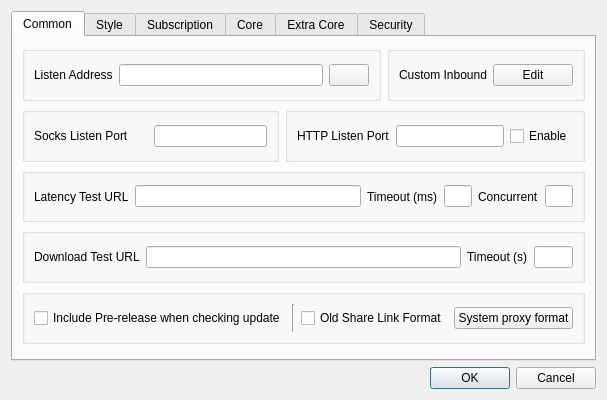
<?xml version="1.0" encoding="UTF-8"?>
<ui version="4.0">
 <class>DialogBasicSettings</class>
 <widget class="QDialog" name="DialogBasicSettings">
  <property name="geometry">
   <rect>
    <x>0</x>
    <y>0</y>
    <width>600</width>
    <height>400</height>
   </rect>
  </property>
  <property name="sizePolicy">
   <sizepolicy hsizetype="Preferred" vsizetype="Preferred">
    <horstretch>0</horstretch>
    <verstretch>0</verstretch>
   </sizepolicy>
  </property>
  <property name="windowTitle">
   <string>Basic Settings</string>
  </property>
  <layout class="QGridLayout" name="gridLayout">
   <item row="8" column="3">
    <widget class="QDialogButtonBox" name="buttonBox">
     <property name="orientation">
      <enum>Qt::Horizontal</enum>
     </property>
     <property name="standardButtons">
      <set>QDialogButtonBox::Cancel|QDialogButtonBox::Ok</set>
     </property>
    </widget>
   </item>
   <item row="2" column="3">
    <widget class="QTabWidget" name="tabWidget">
     <property name="currentIndex">
      <number>0</number>
     </property>
     <widget class="QWidget" name="tab_1">
      <attribute name="title">
       <string>Common</string>
      </attribute>
      <layout class="QVBoxLayout" name="verticalLayout_2">
       <item>
        <layout class="QHBoxLayout" name="hlayout_l1">
         <item>
          <widget class="QGroupBox" name="horizontalGroupBox_3">
           <layout class="QHBoxLayout" name="horizontalLayout_19">
            <item>
             <widget class="QLabel" name="label">
              <property name="text">
               <string>Listen Address</string>
              </property>
             </widget>
            </item>
            <item>
             <widget class="QLineEdit" name="inbound_address"/>
            </item>
            <item>
             <widget class="QPushButton" name="inbound_auth">
              <property name="text">
               <string notr="true"/>
              </property>
             </widget>
            </item>
           </layout>
          </widget>
         </item>
         <item>
          <widget class="QGroupBox" name="groupbox_custom_inbound">
           <layout class="QHBoxLayout" name="horizontalLayout_10">
            <item>
             <widget class="QLabel" name="label_11">
              <property name="text">
               <string>Custom Inbound</string>
              </property>
             </widget>
            </item>
            <item>
             <widget class="QPushButton" name="custom_inbound_edit">
              <property name="text">
               <string>Edit</string>
              </property>
             </widget>
            </item>
           </layout>
          </widget>
         </item>
        </layout>
       </item>
       <item>
        <layout class="QHBoxLayout" name="hlayout_l2">
         <item>
          <widget class="QGroupBox" name="horizontalGroupBox_2">
           <layout class="QHBoxLayout" name="horizontalLayout_13">
            <item>
             <widget class="QLabel" name="inbound_socks_port_l">
              <property name="text">
               <string>Socks Listen Port</string>
              </property>
             </widget>
            </item>
            <item>
             <widget class="QLineEdit" name="inbound_socks_port">
              <property name="sizePolicy">
               <sizepolicy hsizetype="Preferred" vsizetype="Fixed">
                <horstretch>0</horstretch>
                <verstretch>0</verstretch>
               </sizepolicy>
              </property>
             </widget>
            </item>
           </layout>
          </widget>
         </item>
         <item>
          <widget class="QGroupBox" name="groupBox_http">
           <layout class="QHBoxLayout" name="horizontalLayout_16">
            <item>
             <widget class="QLabel" name="label_5">
              <property name="text">
               <string>HTTP Listen Port</string>
              </property>
             </widget>
            </item>
            <item>
             <widget class="QLineEdit" name="inbound_http_port">
              <property name="sizePolicy">
               <sizepolicy hsizetype="Preferred" vsizetype="Fixed">
                <horstretch>0</horstretch>
                <verstretch>0</verstretch>
               </sizepolicy>
              </property>
             </widget>
            </item>
            <item>
             <widget class="QCheckBox" name="http_enable">
              <property name="text">
               <string>Enable</string>
              </property>
             </widget>
            </item>
           </layout>
          </widget>
         </item>
        </layout>
       </item>
       <item>
        <widget class="QGroupBox" name="groupBox1">
         <layout class="QHBoxLayout" name="horizontalLayout_9" stretch="0,8,0,1,0,1">
          <item>
           <widget class="QLabel" name="label_13">
            <property name="text">
             <string>Latency Test URL</string>
            </property>
           </widget>
          </item>
          <item>
           <widget class="QLineEdit" name="test_latency_url"/>
          </item>
          <item>
           <widget class="QLabel" name="test_latency_timeout_label">
            <property name="text">
             <string>Timeout (ms)</string>
            </property>
           </widget>
          </item>
          <item>
           <widget class="QLineEdit" name="test_latency_timeout"/>
          </item>
          <item>
           <widget class="QLabel" name="label_14">
            <property name="text">
             <string>Concurrent</string>
            </property>
           </widget>
          </item>
          <item>
           <widget class="QLineEdit" name="test_concurrent"/>
          </item>
         </layout>
        </widget>
       </item>
       <item>
        <widget class="QGroupBox" name="horizontalGroupBox">
         <layout class="QHBoxLayout" name="horizontalLayout_12" stretch="0,8,1,1">
          <item>
           <widget class="QLabel" name="label_19">
            <property name="text">
             <string>Download Test URL</string>
            </property>
           </widget>
          </item>
          <item>
           <widget class="MyLineEdit" name="test_download_url"/>
          </item>
          <item>
           <widget class="QLabel" name="label_10">
            <property name="text">
             <string>Timeout (s)</string>
            </property>
           </widget>
          </item>
          <item>
           <widget class="QLineEdit" name="test_download_timeout"/>
          </item>
         </layout>
        </widget>
       </item>
       <item>
        <widget class="QGroupBox" name="horizontalGroupBox1">
         <layout class="QHBoxLayout" name="horizontalLayout_18">
          <item>
           <widget class="QCheckBox" name="check_include_pre">
            <property name="text">
             <string>Include Pre-release when checking update</string>
            </property>
           </widget>
          </item>
          <item>
           <widget class="Line" name="sys_proxy_format_vline">
            <property name="orientation">
             <enum>Qt::Vertical</enum>
            </property>
           </widget>
          </item>
          <item>
           <widget class="QCheckBox" name="old_share_link_format">
            <property name="toolTip">
             <string>Share VMess Link with v2rayN Format</string>
            </property>
            <property name="text">
             <string>Old Share Link Format</string>
            </property>
           </widget>
          </item>
          <item>
           <widget class="QPushButton" name="sys_proxy_format">
            <property name="text">
             <string>System proxy format</string>
            </property>
           </widget>
          </item>
         </layout>
        </widget>
       </item>
       <item>
        <widget class="QWidget" name="horizontalWidget_1" native="true">
         <property name="sizePolicy">
          <sizepolicy hsizetype="Preferred" vsizetype="Maximum">
           <horstretch>0</horstretch>
           <verstretch>0</verstretch>
          </sizepolicy>
         </property>
         <layout class="QHBoxLayout" name="horizontalLayout_2">
          <property name="leftMargin">
           <number>0</number>
          </property>
          <property name="topMargin">
           <number>0</number>
          </property>
          <property name="rightMargin">
           <number>0</number>
          </property>
          <property name="bottomMargin">
           <number>0</number>
          </property>
         </layout>
        </widget>
       </item>
      </layout>
     </widget>
     <widget class="QWidget" name="tab_2">
      <attribute name="title">
       <string>Style</string>
      </attribute>
      <layout class="QGridLayout" name="gridLayout_5">
       <item row="0" column="0">
        <layout class="QHBoxLayout" name="style_h_1">
         <item>
          <widget class="QGroupBox" name="groupBox">
           <layout class="QHBoxLayout" name="horizontalLayout_4">
            <item>
             <widget class="QLabel" name="label_8">
              <property name="sizePolicy">
               <sizepolicy hsizetype="Maximum" vsizetype="Maximum">
                <horstretch>0</horstretch>
                <verstretch>0</verstretch>
               </sizepolicy>
              </property>
              <property name="text">
               <string>Theme</string>
              </property>
             </widget>
            </item>
            <item>
             <widget class="QComboBox" name="theme">
              <item>
               <property name="text">
                <string>System</string>
               </property>
              </item>
              <item>
               <property name="text">
                <string notr="true">flatgray</string>
               </property>
              </item>
              <item>
               <property name="text">
                <string notr="true">lightblue</string>
               </property>
              </item>
              <item>
               <property name="text">
                <string notr="true">blacksoft</string>
               </property>
              </item>
             </widget>
            </item>
            <item>
             <widget class="QPushButton" name="set_custom_icon">
              <property name="sizePolicy">
               <sizepolicy hsizetype="Preferred" vsizetype="Fixed">
                <horstretch>0</horstretch>
                <verstretch>0</verstretch>
               </sizepolicy>
              </property>
              <property name="text">
               <string>Set custom icon</string>
              </property>
             </widget>
            </item>
           </layout>
          </widget>
         </item>
         <item>
          <widget class="QGroupBox" name="groupBox2">
           <layout class="QHBoxLayout" name="horizontalLayout_7">
            <item>
             <widget class="QLabel" name="label_15">
              <property name="sizePolicy">
               <sizepolicy hsizetype="Maximum" vsizetype="Maximum">
                <horstretch>0</horstretch>
                <verstretch>0</verstretch>
               </sizepolicy>
              </property>
              <property name="text">
               <string notr="true">Language</string>
              </property>
             </widget>
            </item>
            <item>
             <widget class="QComboBox" name="language">
              <item>
               <property name="text">
                <string notr="true">System</string>
               </property>
              </item>
              <item>
               <property name="text">
                <string notr="true">English</string>
               </property>
              </item>
              <item>
               <property name="text">
                <string notr="true">简体中文</string>
               </property>
              </item>
              <item>
               <property name="text">
                <string notr="true">فارسی</string>
               </property>
              </item>
              <item>
               <property name="text">
                <string notr="true">Русский</string>
               </property>
              </item>
             </widget>
            </item>
           </layout>
          </widget>
         </item>
        </layout>
       </item>
       <item row="2" column="0">
        <layout class="QHBoxLayout" name="style_h_2">
         <item>
          <widget class="QGroupBox" name="traffic_statistics_box">
           <layout class="QHBoxLayout" name="horizontalLayout_3">
            <item>
             <widget class="QLabel" name="label_16">
              <property name="text">
               <string>Statistics refresh rate</string>
              </property>
             </widget>
            </item>
            <item>
             <widget class="QComboBox" name="rfsh_r">
              <item>
               <property name="text">
                <string notr="true">500ms</string>
               </property>
              </item>
              <item>
               <property name="text">
                <string notr="true">1s</string>
               </property>
              </item>
              <item>
               <property name="text">
                <string notr="true">2s</string>
               </property>
              </item>
              <item>
               <property name="text">
                <string notr="true">3s</string>
               </property>
              </item>
              <item>
               <property name="text">
                <string notr="true">5s</string>
               </property>
              </item>
              <item>
               <property name="text">
                <string>Off</string>
               </property>
              </item>
             </widget>
            </item>
           </layout>
          </widget>
         </item>
         <item>
          <widget class="QGroupBox" name="connection_statistics_box">
           <layout class="QHBoxLayout" name="horizontalLayout_15">
            <item>
             <widget class="QLabel" name="label_9">
              <property name="text">
               <string>Connection statistics</string>
              </property>
             </widget>
            </item>
            <item>
             <widget class="QCheckBox" name="connection_statistics">
              <property name="text">
               <string>Enable</string>
              </property>
             </widget>
            </item>
           </layout>
          </widget>
         </item>
        </layout>
       </item>
       <item row="3" column="0">
        <layout class="QHBoxLayout" name="style_h_3">
         <item>
          <widget class="QGroupBox" name="horizontalGroupBox_5">
           <layout class="QHBoxLayout" name="horizontalLayout_6">
            <item>
             <widget class="QCheckBox" name="start_minimal">
              <property name="sizePolicy">
               <sizepolicy hsizetype="Preferred" vsizetype="Fixed">
                <horstretch>0</horstretch>
                <verstretch>0</verstretch>
               </sizepolicy>
              </property>
              <property name="text">
               <string>Hide dashboard at startup</string>
              </property>
             </widget>
            </item>
           </layout>
          </widget>
         </item>
         <item>
          <widget class="QGroupBox" name="groupBox_2">
           <layout class="QHBoxLayout" name="horizontalLayout_23">
            <item>
             <widget class="QLabel" name="label_17">
              <property name="text">
               <string>Max log lines</string>
              </property>
             </widget>
            </item>
            <item>
             <widget class="QLineEdit" name="max_log_line">
              <property name="sizePolicy">
               <sizepolicy hsizetype="Ignored" vsizetype="Fixed">
                <horstretch>0</horstretch>
                <verstretch>0</verstretch>
               </sizepolicy>
              </property>
             </widget>
            </item>
           </layout>
          </widget>
         </item>
        </layout>
       </item>
      </layout>
     </widget>
     <widget class="QWidget" name="tab_3">
      <attribute name="title">
       <string>Subscription</string>
      </attribute>
      <layout class="QGridLayout" name="gridLayout_3">
       <item row="0" column="1">
        <layout class="QHBoxLayout" name="horizontalLayout_5">
         <item>
          <widget class="QCheckBox" name="sub_auto_update_enable">
           <property name="sizePolicy">
            <sizepolicy hsizetype="Minimum" vsizetype="Fixed">
             <horstretch>0</horstretch>
             <verstretch>0</verstretch>
            </sizepolicy>
           </property>
           <property name="text">
            <string>Enable</string>
           </property>
          </widget>
         </item>
         <item>
          <widget class="QLabel" name="label_21">
           <property name="text">
            <string>Interval (minute, invalid if less than 30)</string>
           </property>
          </widget>
         </item>
         <item>
          <widget class="QLineEdit" name="sub_auto_update">
           <property name="sizePolicy">
            <sizepolicy hsizetype="Preferred" vsizetype="Fixed">
             <horstretch>0</horstretch>
             <verstretch>0</verstretch>
            </sizepolicy>
           </property>
          </widget>
         </item>
        </layout>
       </item>
       <item row="1" column="1">
        <widget class="MyLineEdit" name="user_agent"/>
       </item>
       <item row="2" column="1">
        <widget class="QCheckBox" name="sub_use_proxy">
         <property name="text">
          <string>Use proxy when updating subscription</string>
         </property>
        </widget>
       </item>
       <item row="3" column="1">
        <widget class="QCheckBox" name="sub_insecure">
         <property name="text">
          <string>Ignore TLS errors when updating subscription</string>
         </property>
        </widget>
       </item>
       <item row="4" column="1">
        <widget class="QCheckBox" name="sub_clear">
         <property name="text">
          <string>Clear servers before updating subscription</string>
         </property>
        </widget>
       </item>
       <item row="0" column="0">
        <widget class="QLabel" name="label_20">
         <property name="sizePolicy">
          <sizepolicy hsizetype="Preferred" vsizetype="Maximum">
           <horstretch>0</horstretch>
           <verstretch>0</verstretch>
          </sizepolicy>
         </property>
         <property name="text">
          <string>Automatic update</string>
         </property>
        </widget>
       </item>
       <item row="1" column="0">
        <widget class="QLabel" name="label_4">
         <property name="text">
          <string>User Agent</string>
         </property>
        </widget>
       </item>
      </layout>
     </widget>
     <widget class="QWidget" name="tab_4">
      <attribute name="title">
       <string>Core</string>
      </attribute>
      <layout class="QVBoxLayout" name="verticalLayout">
       <item>
        <widget class="QGroupBox" name="groupBox_core">
         <property name="sizePolicy">
          <sizepolicy hsizetype="Preferred" vsizetype="Maximum">
           <horstretch>0</horstretch>
           <verstretch>0</verstretch>
          </sizepolicy>
         </property>
         <property name="title">
          <string notr="true">core_name</string>
         </property>
         <layout class="QVBoxLayout" name="verticalLayout_3">
          <item>
           <widget class="QWidget" name="assest_group" native="true">
            <layout class="QGridLayout" name="gridLayout_2">
             <item row="0" column="0">
              <widget class="QLabel" name="label_12">
               <property name="text">
                <string>Asset Location</string>
               </property>
              </widget>
             </item>
             <item row="0" column="1">
              <layout class="QGridLayout" name="gridLayout_4">
               <item row="0" column="0">
                <widget class="MyLineEdit" name="core_v2ray_asset">
                 <property name="placeholderText">
                  <string>Default: dir of &quot;nekoray&quot;</string>
                 </property>
                </widget>
               </item>
               <item row="0" column="1">
                <widget class="QPushButton" name="core_v2ray_asset_pick">
                 <property name="text">
                  <string>Select</string>
                 </property>
                </widget>
               </item>
              </layout>
             </item>
             <item row="1" column="0">
              <widget class="QLabel" name="label_3">
               <property name="text">
                <string notr="true">Loglevel</string>
               </property>
              </widget>
             </item>
             <item row="1" column="1">
              <widget class="QComboBox" name="log_level">
               <property name="sizePolicy">
                <sizepolicy hsizetype="Maximum" vsizetype="Fixed">
                 <horstretch>0</horstretch>
                 <verstretch>0</verstretch>
                </sizepolicy>
               </property>
              </widget>
             </item>
             <item row="2" column="0">
              <widget class="QLabel" name="label_6">
               <property name="text">
                <string>Multiplex (mux)</string>
               </property>
              </widget>
             </item>
             <item row="2" column="1">
              <layout class="QHBoxLayout" name="horizontalLayout">
               <item>
                <widget class="QComboBox" name="mux_protocol"/>
               </item>
               <item>
                <widget class="QLabel" name="label_7">
                 <property name="text">
                  <string>concurrency</string>
                 </property>
                </widget>
               </item>
               <item>
                <widget class="QLineEdit" name="mux_concurrency"/>
               </item>
               <item>
                <widget class="QCheckBox" name="mux_padding">
                 <property name="text">
                  <string notr="true">Padding</string>
                 </property>
                </widget>
               </item>
               <item>
                <widget class="QCheckBox" name="mux_default_on">
                 <property name="text">
                  <string>Default On</string>
                 </property>
                </widget>
               </item>
              </layout>
             </item>
            </layout>
           </widget>
          </item>
          <item>
           <widget class="QPushButton" name="core_settings">
            <property name="text">
             <string>Core Options</string>
            </property>
           </widget>
          </item>
         </layout>
        </widget>
       </item>
       <item>
        <widget class="QGroupBox" name="groupBox3">
         <property name="title">
          <string>Default preferred core</string>
         </property>
         <layout class="QHBoxLayout" name="horizontalLayout_21">
          <item>
           <spacer name="horizontalSpacer">
            <property name="orientation">
             <enum>Qt::Horizontal</enum>
            </property>
            <property name="sizeHint" stdset="0">
             <size>
              <width>40</width>
              <height>20</height>
             </size>
            </property>
           </spacer>
          </item>
          <item>
           <widget class="QRadioButton" name="switch_core_v2ray">
            <property name="text">
             <string notr="true">Xray</string>
            </property>
           </widget>
          </item>
          <item>
           <widget class="QRadioButton" name="switch_core_sing_box">
            <property name="text">
             <string notr="true">sing-box</string>
            </property>
           </widget>
          </item>
          <item>
           <spacer name="horizontalSpacer_2">
            <property name="orientation">
             <enum>Qt::Horizontal</enum>
            </property>
            <property name="sizeHint" stdset="0">
             <size>
              <width>40</width>
              <height>20</height>
             </size>
            </property>
           </spacer>
          </item>
         </layout>
        </widget>
       </item>
      </layout>
     </widget>
     <widget class="QWidget" name="tab_6">
      <attribute name="title">
       <string>Extra Core</string>
      </attribute>
      <layout class="QVBoxLayout" name="verticalLayout_5">
       <item>
        <widget class="QScrollArea" name="extra_core_box_scrollArea">
         <property name="frameShape">
          <enum>QFrame::NoFrame</enum>
         </property>
         <property name="widgetResizable">
          <bool>true</bool>
         </property>
         <widget class="QWidget" name="extra_core_box_scrollAreaWidgetContents">
          <property name="geometry">
           <rect>
            <x>0</x>
            <y>0</y>
            <width>198</width>
            <height>58</height>
           </rect>
          </property>
          <layout class="QVBoxLayout" name="verticalLayout_6">
           <item>
            <widget class="QWidget" name="horizontalWidget_4" native="true">
             <property name="sizePolicy">
              <sizepolicy hsizetype="Preferred" vsizetype="Maximum">
               <horstretch>0</horstretch>
               <verstretch>0</verstretch>
              </sizepolicy>
             </property>
             <layout class="QHBoxLayout" name="horizontalLayout_8">
              <item>
               <widget class="QPushButton" name="extra_core_add">
                <property name="text">
                 <string>Add</string>
                </property>
               </widget>
              </item>
              <item>
               <widget class="QPushButton" name="extra_core_del">
                <property name="text">
                 <string>Delete</string>
                </property>
               </widget>
              </item>
             </layout>
            </widget>
           </item>
          </layout>
         </widget>
        </widget>
       </item>
      </layout>
     </widget>
     <widget class="QWidget" name="tab_5">
      <attribute name="title">
       <string>Security</string>
      </attribute>
      <layout class="QVBoxLayout" name="verticalLayout_4">
       <item>
        <widget class="QCheckBox" name="skip_cert">
         <property name="text">
          <string>Skip TLS certificate authentication by default (allowInsecure)</string>
         </property>
        </widget>
       </item>
       <item>
        <widget class="QGroupBox" name="horizontalGroupBox3">
         <property name="sizePolicy">
          <sizepolicy hsizetype="Preferred" vsizetype="Maximum">
           <horstretch>0</horstretch>
           <verstretch>0</verstretch>
          </sizepolicy>
         </property>
         <layout class="QHBoxLayout" name="horizontalLayout_14">
          <item>
           <widget class="QLabel" name="label_2">
            <property name="text">
             <string>Enable hook.js</string>
            </property>
           </widget>
          </item>
          <item>
           <widget class="QComboBox" name="enable_js_hook">
            <item>
             <property name="text">
              <string notr="true">Disable</string>
             </property>
            </item>
            <item>
             <property name="text">
              <string notr="true">Enable</string>
             </property>
            </item>
            <item>
             <property name="text">
              <string notr="true">Enable + load std module</string>
             </property>
            </item>
           </widget>
          </item>
         </layout>
        </widget>
       </item>
       <item>
        <widget class="QGroupBox" name="horizontalGroupBox2">
         <property name="sizePolicy">
          <sizepolicy hsizetype="Preferred" vsizetype="Maximum">
           <horstretch>0</horstretch>
           <verstretch>0</verstretch>
          </sizepolicy>
         </property>
         <layout class="QHBoxLayout" name="horizontalLayout_26">
          <item>
           <widget class="QLabel" name="label_18">
            <property name="text">
             <string>Default uTLS Fingerprint</string>
            </property>
           </widget>
          </item>
          <item>
           <widget class="QComboBox" name="utlsFingerprint">
            <property name="editable">
             <bool>true</bool>
            </property>
           </widget>
          </item>
         </layout>
        </widget>
       </item>
      </layout>
     </widget>
    </widget>
   </item>
  </layout>
 </widget>
 <customwidgets>
  <customwidget>
   <class>MyLineEdit</class>
   <extends>QLineEdit</extends>
   <header>ui/widget/MyLineEdit.h</header>
  </customwidget>
 </customwidgets>
 <resources/>
 <connections>
  <connection>
   <sender>buttonBox</sender>
   <signal>accepted()</signal>
   <receiver>DialogBasicSettings</receiver>
   <slot>accept()</slot>
   <hints>
    <hint type="sourcelabel">
     <x>248</x>
     <y>254</y>
    </hint>
    <hint type="destinationlabel">
     <x>157</x>
     <y>274</y>
    </hint>
   </hints>
  </connection>
  <connection>
   <sender>buttonBox</sender>
   <signal>rejected()</signal>
   <receiver>DialogBasicSettings</receiver>
   <slot>reject()</slot>
   <hints>
    <hint type="sourcelabel">
     <x>316</x>
     <y>260</y>
    </hint>
    <hint type="destinationlabel">
     <x>286</x>
     <y>274</y>
    </hint>
   </hints>
  </connection>
 </connections>
</ui>
